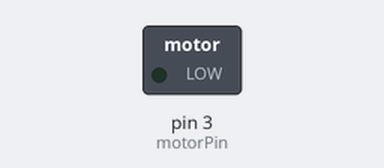
The sketch below on a simulated Arduino Uno, built with avr-gcc and run on an emulated ATmega328P. Shown: switched loads named in the sketch (green lamp = pin HIGH).

Above: at 0.2 s.
At 4.1 s:
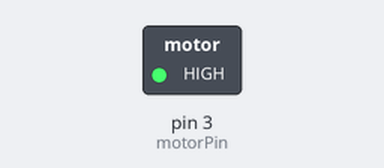
Timing chart, 0 to 6.0 s (numbered marks = the images above):
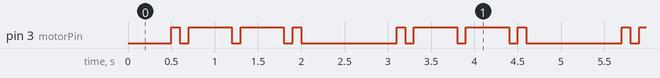

The sketch:

Vibration_Motor.ino
```cpp
const int motorPin = 3;

void setup()
{
pinMode(motorPin, OUTPUT);
}

void dit()
{
  digitalWrite(motorPin, HIGH);
  delay(100);
  digitalWrite(motorPin, LOW);
  delay(100);
}

void dah()
{
  digitalWrite(motorPin, HIGH);
  delay(500);
  digitalWrite(motorPin, LOW);
  delay(100);
}

void loop()
{
//digitalWrite(motorPin, HIGH);
//delay(1000);
//digitalWrite(motorPin, LOW);
delay(500);
  dit();
  dah();
  dah();
  dit();
  delay(500);
}
```

Measured:
- by itself, pin 3 (motorPin): repeats every 2.6 s: 2 × (LOW 0.10 s, HIGH 0.50 s), LOW 0.10 s, HIGH 0.10 s, LOW 1.1 s, HIGH 0.10 s
- by itself, everything shown: repeats every 2.6 s, in 8 steps
